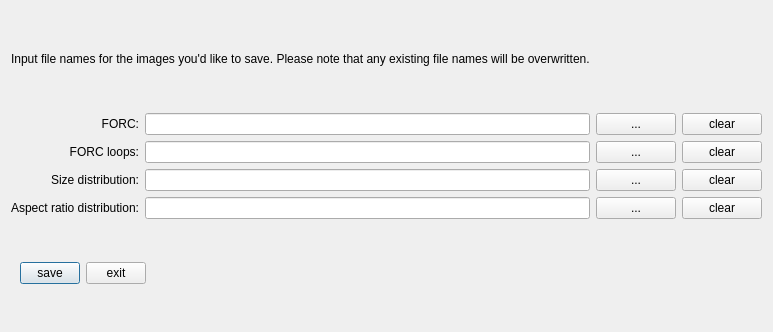
<?xml version="1.0" encoding="UTF-8"?>
<ui version="4.0">
 <class>SaveDialog</class>
 <widget class="QDialog" name="SaveDialog">
  <property name="geometry">
   <rect>
    <x>0</x>
    <y>0</y>
    <width>773</width>
    <height>332</height>
   </rect>
  </property>
  <property name="windowTitle">
   <string>Save</string>
  </property>
  <layout class="QGridLayout" name="gridLayout">
   <item row="4" column="1">
    <widget class="QLineEdit" name="txt_aspect_ratio_distribution">
     <property name="toolTip">
      <string>&lt;html&gt;&lt;head/&gt;&lt;body&gt;&lt;p&gt;Aspect ratio graph output file name.&lt;/p&gt;&lt;/body&gt;&lt;/html&gt;</string>
     </property>
    </widget>
   </item>
   <item row="4" column="0">
    <widget class="QLabel" name="lbl_aspect_ratio_distribution">
     <property name="text">
      <string>Aspect ratio distribution:</string>
     </property>
     <property name="alignment">
      <set>Qt::AlignRight|Qt::AlignTrailing|Qt::AlignVCenter</set>
     </property>
    </widget>
   </item>
   <item row="5" column="0" colspan="2">
    <widget class="QFrame" name="frm_save_exit">
     <property name="frameShape">
      <enum>QFrame::NoFrame</enum>
     </property>
     <property name="frameShadow">
      <enum>QFrame::Plain</enum>
     </property>
     <layout class="QHBoxLayout" name="horizontalLayout">
      <item>
       <widget class="QPushButton" name="btn_save">
        <property name="minimumSize">
         <size>
          <width>60</width>
          <height>0</height>
         </size>
        </property>
        <property name="maximumSize">
         <size>
          <width>60</width>
          <height>16777215</height>
         </size>
        </property>
        <property name="toolTip">
         <string>&lt;html&gt;&lt;head/&gt;&lt;body&gt;&lt;p&gt;Save files.&lt;/p&gt;&lt;/body&gt;&lt;/html&gt;</string>
        </property>
        <property name="text">
         <string>save</string>
        </property>
       </widget>
      </item>
      <item>
       <widget class="QPushButton" name="btn_exit">
        <property name="minimumSize">
         <size>
          <width>60</width>
          <height>0</height>
         </size>
        </property>
        <property name="maximumSize">
         <size>
          <width>60</width>
          <height>16777215</height>
         </size>
        </property>
        <property name="toolTip">
         <string>&lt;html&gt;&lt;head/&gt;&lt;body&gt;&lt;p&gt;Exit without saving.&lt;/p&gt;&lt;/body&gt;&lt;/html&gt;</string>
        </property>
        <property name="text">
         <string>exit</string>
        </property>
       </widget>
      </item>
      <item>
       <spacer name="horizontal_spacer_1">
        <property name="orientation">
         <enum>Qt::Horizontal</enum>
        </property>
        <property name="sizeHint" stdset="0">
         <size>
          <width>40</width>
          <height>20</height>
         </size>
        </property>
       </spacer>
      </item>
     </layout>
    </widget>
   </item>
   <item row="1" column="2">
    <widget class="QPushButton" name="btn_forc_file_dialog">
     <property name="toolTip">
      <string>&lt;html&gt;&lt;head/&gt;&lt;body&gt;&lt;p&gt;Open FORC diagram file output dialog.&lt;/p&gt;&lt;/body&gt;&lt;/html&gt;</string>
     </property>
     <property name="text">
      <string>...</string>
     </property>
    </widget>
   </item>
   <item row="3" column="1">
    <widget class="QLineEdit" name="txt_size_distribution">
     <property name="toolTip">
      <string>&lt;html&gt;&lt;head/&gt;&lt;body&gt;&lt;p&gt;Size distribution graph output file name.&lt;/p&gt;&lt;/body&gt;&lt;/html&gt;</string>
     </property>
    </widget>
   </item>
   <item row="1" column="1">
    <widget class="QLineEdit" name="txt_forc">
     <property name="toolTip">
      <string>&lt;html&gt;&lt;head/&gt;&lt;body&gt;&lt;p&gt;FORC diagram figure output file name.&lt;/p&gt;&lt;/body&gt;&lt;/html&gt;</string>
     </property>
    </widget>
   </item>
   <item row="1" column="0">
    <widget class="QLabel" name="lbl_forc">
     <property name="text">
      <string>FORC:</string>
     </property>
     <property name="alignment">
      <set>Qt::AlignRight|Qt::AlignTrailing|Qt::AlignVCenter</set>
     </property>
    </widget>
   </item>
   <item row="2" column="0">
    <widget class="QLabel" name="lbl_forc_loops">
     <property name="text">
      <string>FORC loops:</string>
     </property>
     <property name="alignment">
      <set>Qt::AlignRight|Qt::AlignTrailing|Qt::AlignVCenter</set>
     </property>
    </widget>
   </item>
   <item row="3" column="0">
    <widget class="QLabel" name="lbl_size_distribution">
     <property name="text">
      <string>Size distribution:</string>
     </property>
     <property name="alignment">
      <set>Qt::AlignRight|Qt::AlignTrailing|Qt::AlignVCenter</set>
     </property>
    </widget>
   </item>
   <item row="2" column="1">
    <widget class="QLineEdit" name="txt_forc_loops">
     <property name="toolTip">
      <string>&lt;html&gt;&lt;head/&gt;&lt;body&gt;&lt;p&gt;FORC loops figure output file name.&lt;/p&gt;&lt;/body&gt;&lt;/html&gt;</string>
     </property>
    </widget>
   </item>
   <item row="1" column="3">
    <widget class="QPushButton" name="btn_clear_forc">
     <property name="toolTip">
      <string>&lt;html&gt;&lt;head/&gt;&lt;body&gt;&lt;p&gt;Clear FORC diagram file output.&lt;/p&gt;&lt;/body&gt;&lt;/html&gt;</string>
     </property>
     <property name="text">
      <string>clear</string>
     </property>
    </widget>
   </item>
   <item row="2" column="2">
    <widget class="QPushButton" name="btn_forc_loops_file_dialog">
     <property name="toolTip">
      <string>&lt;html&gt;&lt;head/&gt;&lt;body&gt;&lt;p&gt;Open FORC loops diagram file output dialog.&lt;/p&gt;&lt;/body&gt;&lt;/html&gt;</string>
     </property>
     <property name="text">
      <string>...</string>
     </property>
    </widget>
   </item>
   <item row="3" column="2">
    <widget class="QPushButton" name="btn_size_distribution_file_dialog">
     <property name="toolTip">
      <string>&lt;html&gt;&lt;head/&gt;&lt;body&gt;&lt;p&gt;Open size distribution graph file output dialog.&lt;/p&gt;&lt;/body&gt;&lt;/html&gt;</string>
     </property>
     <property name="text">
      <string>...</string>
     </property>
    </widget>
   </item>
   <item row="4" column="2">
    <widget class="QPushButton" name="btn_aspect_ratio_distribution_file_dialog">
     <property name="toolTip">
      <string>&lt;html&gt;&lt;head/&gt;&lt;body&gt;&lt;p&gt;Open aspect ratio distribution graph file output dialog.&lt;/p&gt;&lt;/body&gt;&lt;/html&gt;</string>
     </property>
     <property name="text">
      <string>...</string>
     </property>
    </widget>
   </item>
   <item row="2" column="3">
    <widget class="QPushButton" name="btn_clear_forc_loops">
     <property name="toolTip">
      <string>&lt;html&gt;&lt;head/&gt;&lt;body&gt;&lt;p&gt;Clear FORC loops diagram file output.&lt;/p&gt;&lt;/body&gt;&lt;/html&gt;</string>
     </property>
     <property name="text">
      <string>clear</string>
     </property>
    </widget>
   </item>
   <item row="3" column="3">
    <widget class="QPushButton" name="btn_clear_size_distribution">
     <property name="toolTip">
      <string>&lt;html&gt;&lt;head/&gt;&lt;body&gt;&lt;p&gt;Clear size distribution graph file output.&lt;/p&gt;&lt;/body&gt;&lt;/html&gt;</string>
     </property>
     <property name="text">
      <string>clear</string>
     </property>
    </widget>
   </item>
   <item row="4" column="3">
    <widget class="QPushButton" name="btn_clear_aspect_ratio_distribution">
     <property name="toolTip">
      <string>&lt;html&gt;&lt;head/&gt;&lt;body&gt;&lt;p&gt;Clear aspect ratio distribution graph file output.&lt;/p&gt;&lt;/body&gt;&lt;/html&gt;</string>
     </property>
     <property name="text">
      <string>clear</string>
     </property>
    </widget>
   </item>
   <item row="0" column="0" colspan="4">
    <widget class="QLabel" name="lbl_message">
     <property name="text">
      <string>Input file names for the images you'd like to save. Please note that any existing file names will be overwritten.</string>
     </property>
     <property name="wordWrap">
      <bool>true</bool>
     </property>
    </widget>
   </item>
  </layout>
 </widget>
 <tabstops>
  <tabstop>txt_forc</tabstop>
  <tabstop>txt_forc_loops</tabstop>
  <tabstop>txt_size_distribution</tabstop>
  <tabstop>txt_aspect_ratio_distribution</tabstop>
  <tabstop>btn_save</tabstop>
  <tabstop>btn_exit</tabstop>
  <tabstop>btn_forc_file_dialog</tabstop>
  <tabstop>btn_clear_forc</tabstop>
  <tabstop>btn_forc_loops_file_dialog</tabstop>
  <tabstop>btn_clear_forc_loops</tabstop>
  <tabstop>btn_size_distribution_file_dialog</tabstop>
  <tabstop>btn_clear_size_distribution</tabstop>
  <tabstop>btn_aspect_ratio_distribution_file_dialog</tabstop>
  <tabstop>btn_clear_aspect_ratio_distribution</tabstop>
 </tabstops>
 <resources/>
 <connections/>
</ui>
